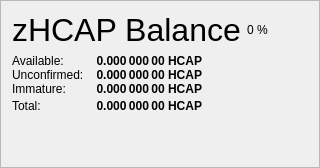
                   <widget class="QFrame" name="frame_ZerocoinBalances">
                    <property name="frameShape">
                     <enum>QFrame::StyledPanel</enum>
                    </property>
                    <property name="frameShadow">
                     <enum>QFrame::Raised</enum>
                    </property>
                    <layout class="QVBoxLayout" name="verticalLayout_7">
                     <item>
                      <layout class="QHBoxLayout" name="horizontalLayout_8" stretch="0,0,0">
                       <item>
                        <widget class="QLabel" name="label_5z_3">
                         <property name="minimumSize">
                          <size>
                           <width>0</width>
                           <height>20</height>
                          </size>
                         </property>
                         <property name="font">
                          <font>
                           <pointsize>24</pointsize>
                           <weight>50</weight>
                           <bold>false</bold>
                          </font>
                         </property>
                         <property name="text">
                          <string>zHCAP Balance</string>
                         </property>
                        </widget>
                       </item>
                       <item>
                        <widget class="QLabel" name="labelzHCAPPercent">
                         <property name="text">
                          <string notr="true">0 %</string>
                         </property>
                        </widget>
                       </item>
                       <item>
                        <spacer name="horizontalSpacer_11">
                         <property name="orientation">
                          <enum>Qt::Horizontal</enum>
                         </property>
                         <property name="sizeHint" stdset="0">
                          <size>
                           <width>40</width>
                           <height>20</height>
                          </size>
                         </property>
                        </spacer>
                       </item>
                      </layout>
                     </item>
                     <item>
                      <layout class="QGridLayout" name="gridLayout_5">
                       <property name="horizontalSpacing">
                        <number>12</number>
                       </property>
                       <property name="verticalSpacing">
                        <number>0</number>
                       </property>
                       <item row="1" column="0">
                        <widget class="QLabel" name="labelzBalanceMatureText">
                         <property name="toolTip">
                          <string>Mature: more than 20 confirmation and more than 1 mint of the same denomination after it was minted.
These zHCAP are spendable.</string>
                         </property>
                         <property name="text">
                          <string>Available:</string>
                         </property>
                        </widget>
                       </item>
                       <item row="1" column="1">
                        <widget class="QLabel" name="labelzBalanceMature">
                         <property name="font">
                          <font>
                           <weight>75</weight>
                           <bold>true</bold>
                          </font>
                         </property>
                         <property name="toolTip">
                          <string>Mature: more than 20 confirmation and more than 1 mint of the same denomination after it was minted.
These zHCAP are spendable.</string>
                         </property>
                         <property name="text">
                          <string notr="true">0.000 000 00 HCAP</string>
                         </property>
                         <property name="alignment">
                          <set>Qt::AlignRight|Qt::AlignTrailing|Qt::AlignVCenter</set>
                         </property>
                        </widget>
                       </item>
                       <item row="2" column="0">
                        <widget class="QLabel" name="labelzBalanceUnconfirmedText">
                         <property name="toolTip">
                          <string>Unconfirmed: less than 20 confirmations
Immature: confirmed, but less than 3 mints of the same denomination after it was minted</string>
                         </property>
                         <property name="text">
                          <string>Unconfirmed:</string>
                         </property>
                        </widget>
                       </item>
                       <item row="2" column="1">
                        <widget class="QLabel" name="labelzBalanceUnconfirmed">
                         <property name="font">
                          <font>
                           <weight>75</weight>
                           <bold>true</bold>
                          </font>
                         </property>
                         <property name="toolTip">
                          <string>Unconfirmed: less than 20 confirmations
Immature: confirmed, but less than 3 mints of the same denomination after it was minted</string>
                         </property>
                         <property name="text">
                          <string notr="true">0.000 000 00 HCAP</string>
                         </property>
                         <property name="alignment">
                          <set>Qt::AlignRight|Qt::AlignTrailing|Qt::AlignVCenter</set>
                         </property>
                        </widget>
                       </item>
                       <item row="3" column="0">
                        <widget class="QLabel" name="labelzBalanceImmatureText">
                         <property name="toolTip">
                          <string>Unconfirmed: less than 20 confirmations
Immature: confirmed, but less than 3 mints of the same denomination after it was minted</string>
                         </property>
                         <property name="text">
                          <string>Immature:</string>
                         </property>
                        </widget>
                       </item>
                       <item row="3" column="1">
                        <widget class="QLabel" name="labelzBalanceImmature">
                         <property name="font">
                          <font>
                           <weight>75</weight>
                           <bold>true</bold>
                          </font>
                         </property>
                         <property name="toolTip">
                          <string>Unconfirmed: less than 20 confirmations
Immature: confirmed, but less than 3 mints of the same denomination after it was minted</string>
                         </property>
                         <property name="text">
                          <string notr="true">0.000 000 00 HCAP</string>
                         </property>
                         <property name="alignment">
                          <set>Qt::AlignRight|Qt::AlignTrailing|Qt::AlignVCenter</set>
                         </property>
                        </widget>
                       </item>
                       <item row="4" column="0">
                        <widget class="QLabel" name="labelzBalanceText">
                         <property name="toolTip">
                          <string>Your current zHCAP balance, unconfirmed and immature zHCAP included.</string>
                         </property>
                         <property name="text">
                          <string>Total:</string>
                         </property>
                        </widget>
                       </item>
                       <item row="4" column="1">
                        <widget class="QLabel" name="labelzBalance">
                         <property name="font">
                          <font>
                           <weight>75</weight>
                           <bold>true</bold>
                          </font>
                         </property>
                         <property name="cursor">
                          <cursorShape>IBeamCursor</cursorShape>
                         </property>
                         <property name="toolTip">
                          <string>Your current zHCAP balance, unconfirmed and immature zHCAP included.</string>
                         </property>
                         <property name="text">
                          <string notr="true">0.000 000 00 HCAP</string>
                         </property>
                         <property name="alignment">
                          <set>Qt::AlignRight|Qt::AlignTrailing|Qt::AlignVCenter</set>
                         </property>
                         <property name="textInteractionFlags">
                          <set>Qt::LinksAccessibleByMouse|Qt::TextSelectableByKeyboard|Qt::TextSelectableByMouse</set>
                         </property>
                        </widget>
                       </item>
                       <item row="4" column="2">
                        <spacer name="horizontalSpacer_4">
                         <property name="orientation">
                          <enum>Qt::Horizontal</enum>
                         </property>
                         <property name="sizeHint" stdset="0">
                          <size>
                           <width>40</width>
                           <height>20</height>
                          </size>
                         </property>
                        </spacer>
                       </item>
                      </layout>
                     </item>
                     <item>
                      <spacer name="verticalSpacer_4">
                       <property name="orientation">
                        <enum>Qt::Vertical</enum>
                       </property>
                       <property name="sizeHint" stdset="0">
                        <size>
                         <width>20</width>
                         <height>40</height>
                        </size>
                       </property>
                      </spacer>
                     </item>
                    </layout>
                   </widget>
